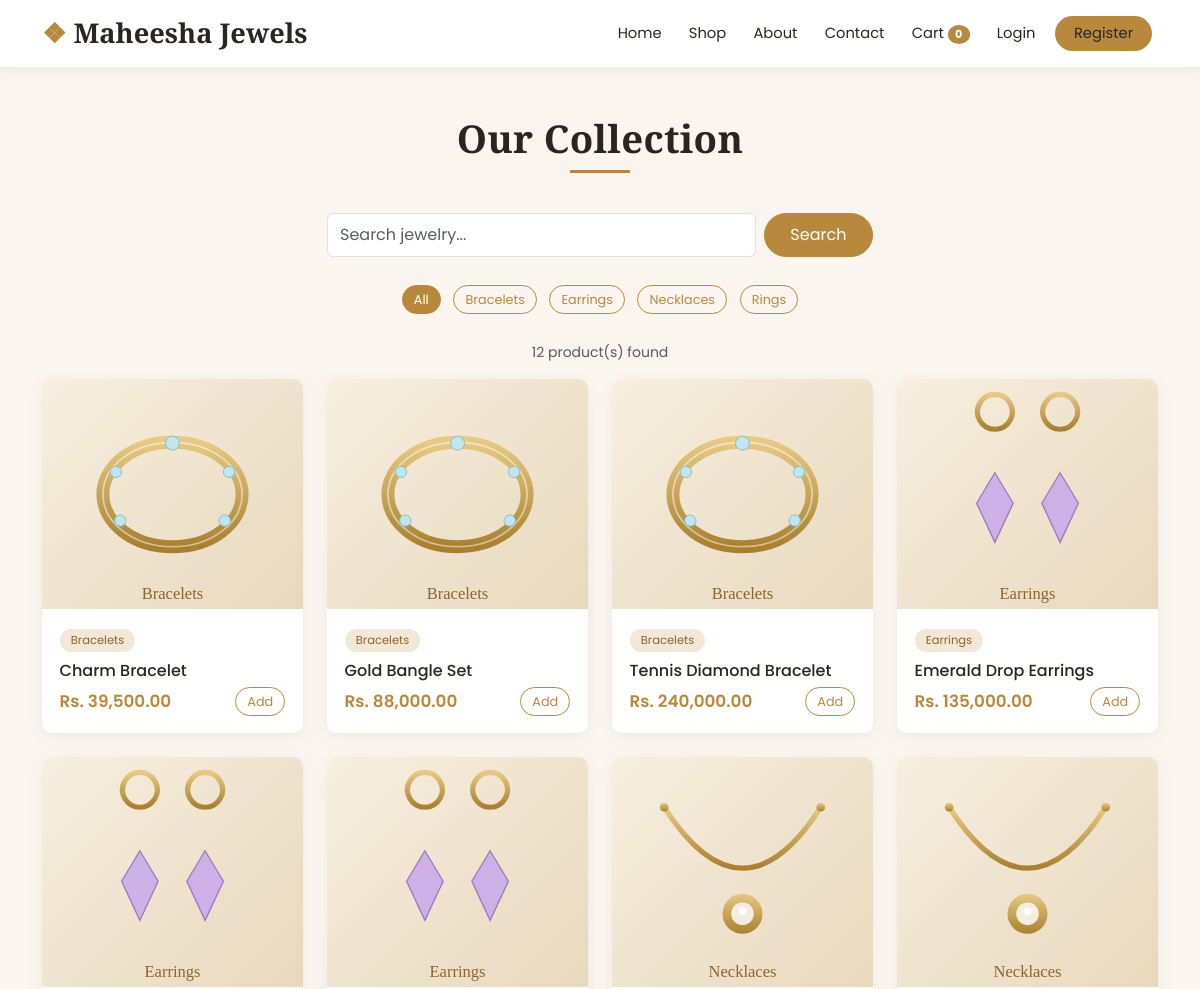
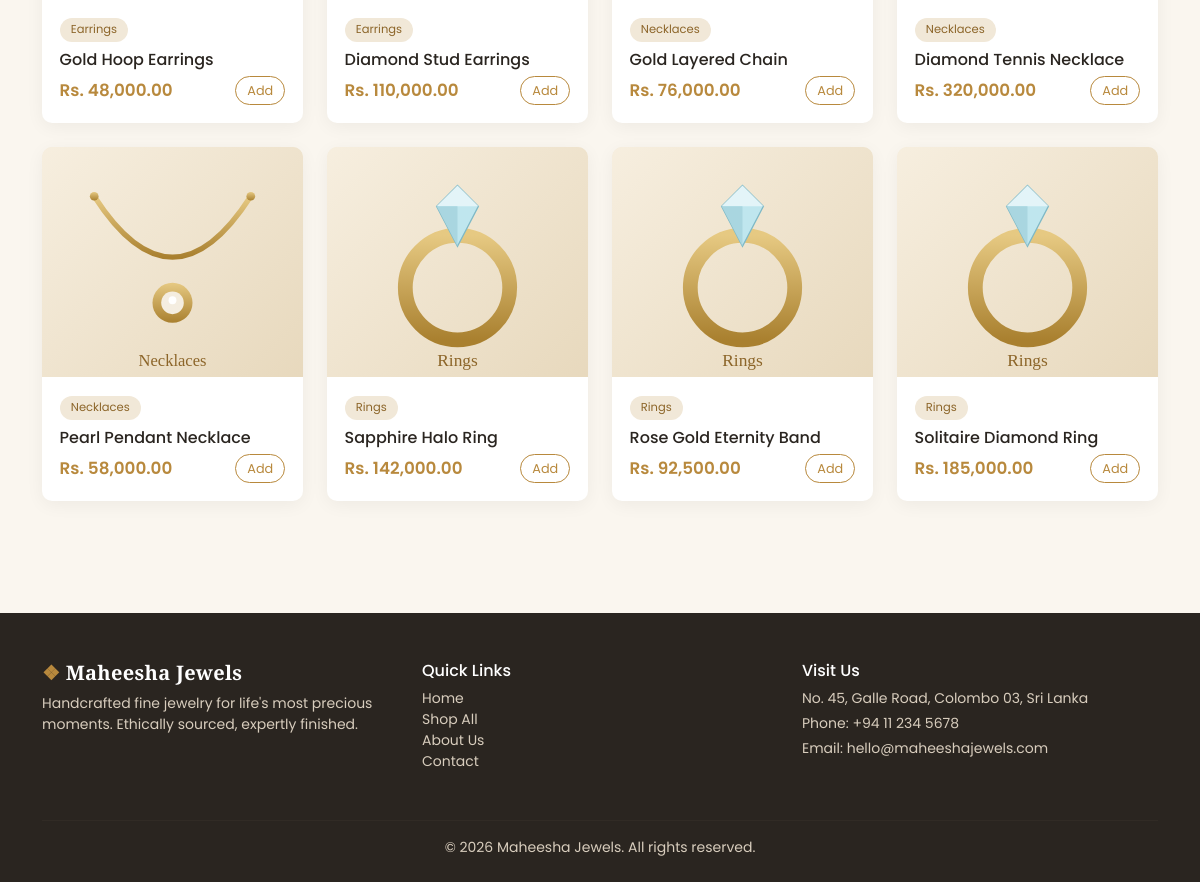
/products.php, run on the app's committed database (2 pictures, top to bottom).
### tables this page shows
CREATE TABLE categories (
    id          INT AUTO_INCREMENT PRIMARY KEY,
    name        VARCHAR(80)  NOT NULL,
    description VARCHAR(255) DEFAULT NULL,
    image       VARCHAR(255) DEFAULT 'placeholder.svg'
);

CREATE TABLE products (
    id          INT AUTO_INCREMENT PRIMARY KEY,
    name        VARCHAR(150)   NOT NULL,
    category_id INT            DEFAULT NULL,
    description TEXT,
    price       DECIMAL(10,2)  NOT NULL DEFAULT 0.00,
    stock       INT            NOT NULL DEFAULT 0,
    image       VARCHAR(255)   DEFAULT 'placeholder.svg',
    created_at  TIMESTAMP DEFAULT CURRENT_TIMESTAMP,
    FOREIGN KEY (category_id) REFERENCES categories(id) ON DELETE SET NULL
);

### includes/functions.php (called while the page is built, shortened)
<?php
function e($value)
{
    return htmlspecialchars((string) $value, ENT_QUOTES, 'UTF-8');
}
function money($amount)
{
    return CURRENCY . number_format((float) $amount, 2);
}

### products.php (the view, shortened to what this page needs)
<?php
require_once __DIR__ . '/includes/functions.php';
$categoryId = isset($_GET['category']) ? (int) $_GET['category'] : 0;
$search     = trim($_GET['search'] ?? '');
$sql = 'SELECT p.*, c.name AS category
          FROM products p
          LEFT JOIN categories c ON c.id = p.category_id
         WHERE 1 = 1';
$params = [];
$sql .= ' ORDER BY p.id DESC';
$stmt = $pdo->prepare($sql);
$stmt->execute($params);
$products = $stmt->fetchAll();
$categories = $pdo->query('SELECT * FROM categories ORDER BY name')->fetchAll();
require __DIR__ . '/includes/header.php';
?>
<div class="container py-5">
    <div class="section-title">
        <h2>Our Collection</h2>
        <div class="line"></div>
    </div>
    <form class="row justify-content-center mb-4" method="get" action="products.php">
        <div class="col-md-6 d-flex gap-2">
            <input type="text" name="search" class="form-control" placeholder="Search jewelry..."
                   value="<?= e($search) ?>">
            <button class="btn btn-gold" type="submit">Search</button>
        </div>
    </form>
    <div class="text-center mb-4">
        <a href="products.php" class="btn btn-sm <?= $categoryId === 0 ? 'btn-gold' : 'btn-outline-gold' ?> m-1">All</a>
        <?php foreach ($categories as $cat): ?>
            <a href="products.php?category=<?= (int) $cat['id'] ?>"
               class="btn btn-sm <?= $categoryId === (int) $cat['id'] ? 'btn-gold' : 'btn-outline-gold' ?> m-1">
                <?= e($cat['name']) ?>
            </a>
        <?php endforeach; ?>
    </div>
    <p class="text-center text-muted small"><?= count($products) ?> product(s) found</p>
    <?php if (empty($products)): ?>
        <div class="alert alert-warning text-center alert-permanent">
            No products match your search. <a href="products.php">View all products</a>.
        </div>
    <?php else: ?>
        <div class="row g-4">
            <?php foreach ($products as $product): ?>
                <div class="col-6 col-md-4 col-lg-3">
                    <div class="product-card">
                        <a href="product.php?id=<?= (int) $product['id'] ?>">
                            <img src="assets/images/<?= e($product['image']) ?>" class="product-thumb"
                                 alt="<?= e($product['name']) ?>">
                        </a>
                        <div class="card-body">
                            <span class="cat-pill"><?= e($product['category'] ?? 'Jewelry') ?></span>
                            <a href="product.php?id=<?= (int) $product['id'] ?>" class="d-block product-name mb-1">
                                <?= e($product['name']) ?>
                            </a>
                            <div class="d-flex justify-content-between align-items-center flex-wrap gap-2">
                                <span class="price"><?= money($product['price']) ?></span>
                                <?php if ((int) $product['stock'] > 0): ?>
                                    <form method="post" action="cart.php" class="m-0">
                                        <button class="btn btn-sm btn-outline-gold" type="submit">Add</button>
                                    </form>
                                <?php else: ?>
                                    <span class="badge bg-secondary">Sold out</span>
                                <?php endif; ?>
                            </div>
                        </div>
                    </div>
                </div>
            <?php endforeach; ?>
        </div>
    <?php endif; ?>
</div>
<?php require __DIR__ . '/includes/footer.php'; ?>

### assets/css/style.css (style rules this page uses)
:root { --gold: #b8893d; --gold-dark: #8c6529; --ink: #2a2520; --cream: #faf6ef; --soft: #f1e8d8; }
* { box-sizing: border-box; }
body { font-family: 'Poppins', sans-serif; color: var(--ink); background: var(--cream); }
h1, h2, h3, h4, h5, .display-font { font-family: 'Cormorant Garamond', serif; font-weight: 700; letter-spacing: .3px; }
a { text-decoration: none; }
.btn-gold, .btn-outline-gold { border-radius: 30px; padding: .55rem 1.6rem; transition: .2s; white-space: nowrap; }
.btn-gold { background: var(--gold); border: 1px solid var(--gold); color: #fff; }
.btn-outline-gold { border: 1px solid var(--gold); color: var(--gold); background: transparent; }
.btn-sm.btn-gold, .btn-sm.btn-outline-gold { padding: .25rem .7rem; font-size: .8rem; }
.section-title { text-align: center; margin-bottom: 2.5rem; }
.section-title h2 { font-size: 2.4rem; }
.section-title .line { width: 60px; height: 3px; background: var(--gold); margin: .6rem auto 0; }
.feature-card, .product-card { background: #fff; border: none; border-radius: 10px; overflow: hidden; box-shadow: 0 4px 18px rgba(0, 0, 0, .05); transition: transform .25s, box-shadow .25s; height: 100%; }
.product-thumb { width: 100%; height: 230px; object-fit: cover; background: var(--soft); }
.product-card .card-body { padding: 1.1rem; }
.product-card .price { color: var(--gold); font-weight: 600; font-size: 1.05rem; }
.product-name { font-family: 'Poppins', sans-serif; font-weight: 500; font-size: 1rem; color: var(--ink); }
.cat-pill { display: inline-block; background: var(--soft); color: var(--gold-dark); font-size: .72rem; padding: .2rem .7rem; border-radius: 20px; margin-bottom: .4rem; }

### data on the page
categories: name "Bracelets"
categories: name "Earrings"
categories: name "Necklaces"
categories: name "Rings"
products: image (picture), category.name "Bracelets", name "Charm Bracelet", price "Rs. 39,500.00"
products: image (picture), category.name "Bracelets", name "Gold Bangle Set", price "Rs. 88,000.00"
products: image (picture), category.name "Bracelets", name "Tennis Diamond Bracelet", price "Rs. 240,000.00"
products: image (picture), category.name "Earrings", name "Emerald Drop Earrings", price "Rs. 135,000.00"
products: image (picture), category.name "Earrings", name "Gold Hoop Earrings", price "Rs. 48,000.00"
products: image (picture), category.name "Earrings", name "Diamond Stud Earrings", price "Rs. 110,000.00"
products: image (picture), category.name "Necklaces", name "Gold Layered Chain", price "Rs. 76,000.00"
products: image (picture), category.name "Necklaces", name "Diamond Tennis Necklace", price "Rs. 320,000.00"
products: image (picture), category.name "Necklaces", name "Pearl Pendant Necklace", price "Rs. 58,000.00"
products: image (picture), category.name "Rings", name "Sapphire Halo Ring", price "Rs. 142,000.00"
products: image (picture), category.name "Rings", name "Rose Gold Eternity Band", price "Rs. 92,500.00"
products: image (picture), category.name "Rings", name "Solitaire Diamond Ring", price "Rs. 185,000.00"

### other printed values
SITE_NAME "Maheesha Jewels"
cart_count() "0"
count($products) "12"
